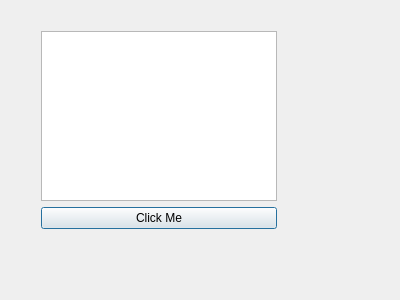
<?xml version="1.0" encoding="UTF-8"?>
<ui version="4.0">
 <class>Dialog</class>
 <widget class="QDialog" name="Dialog">
  <property name="geometry">
   <rect>
    <x>0</x>
    <y>0</y>
    <width>400</width>
    <height>300</height>
   </rect>
  </property>
  <property name="windowTitle">
   <string>Dialog</string>
  </property>
  <widget class="QWidget" name="">
   <property name="geometry">
    <rect>
     <x>30</x>
     <y>20</y>
     <width>258</width>
     <height>220</height>
    </rect>
   </property>
   <layout class="QVBoxLayout" name="verticalLayout">
    <item>
     <widget class="QListWidget" name="listWidget"/>
    </item>
    <item>
     <widget class="QPushButton" name="pushButton">
      <property name="text">
       <string>Click Me</string>
      </property>
     </widget>
    </item>
   </layout>
  </widget>
 </widget>
 <layoutdefault spacing="6" margin="11"/>
 <resources/>
 <connections/>
</ui>
